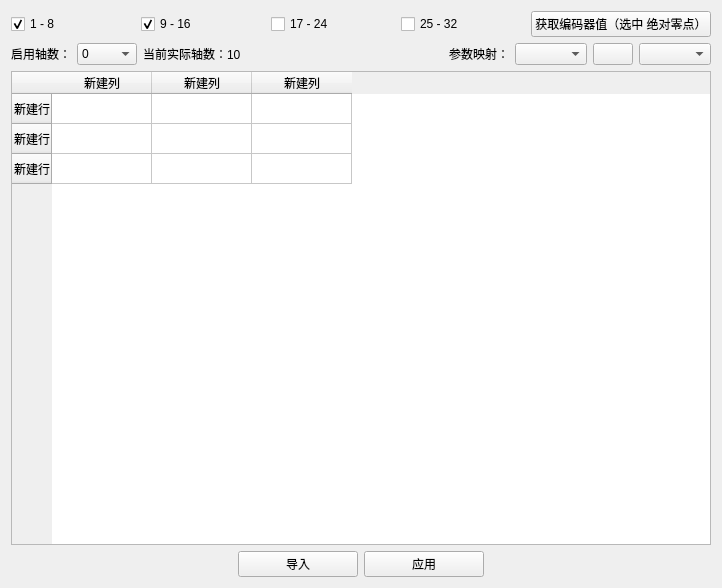
<?xml version="1.0" encoding="UTF-8"?>
<ui version="4.0">
 <class>AxisConfigForm</class>
 <widget class="QWidget" name="AxisConfigForm">
  <property name="geometry">
   <rect>
    <x>0</x>
    <y>0</y>
    <width>722</width>
    <height>588</height>
   </rect>
  </property>
  <property name="windowTitle">
   <string>Form</string>
  </property>
  <layout class="QVBoxLayout" name="verticalLayout">
   <item>
    <layout class="QHBoxLayout" name="horizontalLayout_2">
     <item>
      <widget class="QCheckBox" name="checkBox8">
       <property name="text">
        <string>1 - 8</string>
       </property>
       <property name="checked">
        <bool>true</bool>
       </property>
      </widget>
     </item>
     <item>
      <widget class="QCheckBox" name="checkBox16">
       <property name="text">
        <string>9 - 16</string>
       </property>
       <property name="checked">
        <bool>true</bool>
       </property>
      </widget>
     </item>
     <item>
      <widget class="QCheckBox" name="checkBox24">
       <property name="text">
        <string>17 - 24</string>
       </property>
      </widget>
     </item>
     <item>
      <widget class="QCheckBox" name="checkBox32">
       <property name="text">
        <string>25 - 32</string>
       </property>
      </widget>
     </item>
     <item>
      <widget class="QPushButton" name="pushButton_getEncoder">
       <property name="text">
        <string>获取编码器值（选中 绝对零点）</string>
       </property>
      </widget>
     </item>
    </layout>
   </item>
   <item>
    <layout class="QHBoxLayout" name="horizontalLayout_3">
     <item>
      <widget class="QLabel" name="label_2">
       <property name="text">
        <string>启用轴数：</string>
       </property>
      </widget>
     </item>
     <item>
      <widget class="QComboBox" name="comboBox_axisSum">
       <property name="minimumSize">
        <size>
         <width>60</width>
         <height>0</height>
        </size>
       </property>
       <item>
        <property name="text">
         <string>0</string>
        </property>
       </item>
       <item>
        <property name="text">
         <string>1</string>
        </property>
       </item>
       <item>
        <property name="text">
         <string>2</string>
        </property>
       </item>
       <item>
        <property name="text">
         <string>3</string>
        </property>
       </item>
       <item>
        <property name="text">
         <string>4</string>
        </property>
       </item>
       <item>
        <property name="text">
         <string>5</string>
        </property>
       </item>
       <item>
        <property name="text">
         <string>6</string>
        </property>
       </item>
      </widget>
     </item>
     <item>
      <widget class="QLabel" name="label">
       <property name="text">
        <string>当前实际轴数：10</string>
       </property>
      </widget>
     </item>
     <item>
      <spacer name="horizontalSpacer_3">
       <property name="orientation">
        <enum>Qt::Horizontal</enum>
       </property>
       <property name="sizeHint" stdset="0">
        <size>
         <width>40</width>
         <height>20</height>
        </size>
       </property>
      </spacer>
     </item>
     <item>
      <widget class="QLabel" name="label_3">
       <property name="text">
        <string>参数映射：</string>
       </property>
      </widget>
     </item>
     <item>
      <widget class="QComboBox" name="comboBox_originAxis">
       <property name="minimumSize">
        <size>
         <width>60</width>
         <height>0</height>
        </size>
       </property>
      </widget>
     </item>
     <item>
      <widget class="QPushButton" name="pushButton_mapAxis">
       <property name="minimumSize">
        <size>
         <width>40</width>
         <height>0</height>
        </size>
       </property>
       <property name="text">
        <string/>
       </property>
      </widget>
     </item>
     <item>
      <widget class="QComboBox" name="comboBox_dstAxis">
       <property name="minimumSize">
        <size>
         <width>60</width>
         <height>0</height>
        </size>
       </property>
      </widget>
     </item>
    </layout>
   </item>
   <item>
    <widget class="QTableWidget" name="tableWidget_axis">
     <row>
      <property name="text">
       <string>新建行</string>
      </property>
     </row>
     <row>
      <property name="text">
       <string>新建行</string>
      </property>
     </row>
     <row>
      <property name="text">
       <string>新建行</string>
      </property>
     </row>
     <column>
      <property name="text">
       <string>新建列</string>
      </property>
     </column>
     <column>
      <property name="text">
       <string>新建列</string>
      </property>
     </column>
     <column>
      <property name="text">
       <string>新建列</string>
      </property>
     </column>
    </widget>
   </item>
   <item>
    <layout class="QHBoxLayout" name="horizontalLayout">
     <item>
      <spacer name="horizontalSpacer_2">
       <property name="orientation">
        <enum>Qt::Horizontal</enum>
       </property>
       <property name="sizeHint" stdset="0">
        <size>
         <width>40</width>
         <height>20</height>
        </size>
       </property>
      </spacer>
     </item>
     <item>
      <widget class="QPushButton" name="pushButton_cancel">
       <property name="minimumSize">
        <size>
         <width>120</width>
         <height>0</height>
        </size>
       </property>
       <property name="text">
        <string>导入</string>
       </property>
      </widget>
     </item>
     <item>
      <widget class="QPushButton" name="pushButton_apply">
       <property name="minimumSize">
        <size>
         <width>120</width>
         <height>0</height>
        </size>
       </property>
       <property name="text">
        <string>应用</string>
       </property>
      </widget>
     </item>
     <item>
      <spacer name="horizontalSpacer">
       <property name="orientation">
        <enum>Qt::Horizontal</enum>
       </property>
       <property name="sizeHint" stdset="0">
        <size>
         <width>40</width>
         <height>20</height>
        </size>
       </property>
      </spacer>
     </item>
    </layout>
   </item>
  </layout>
 </widget>
 <resources/>
 <connections/>
</ui>
